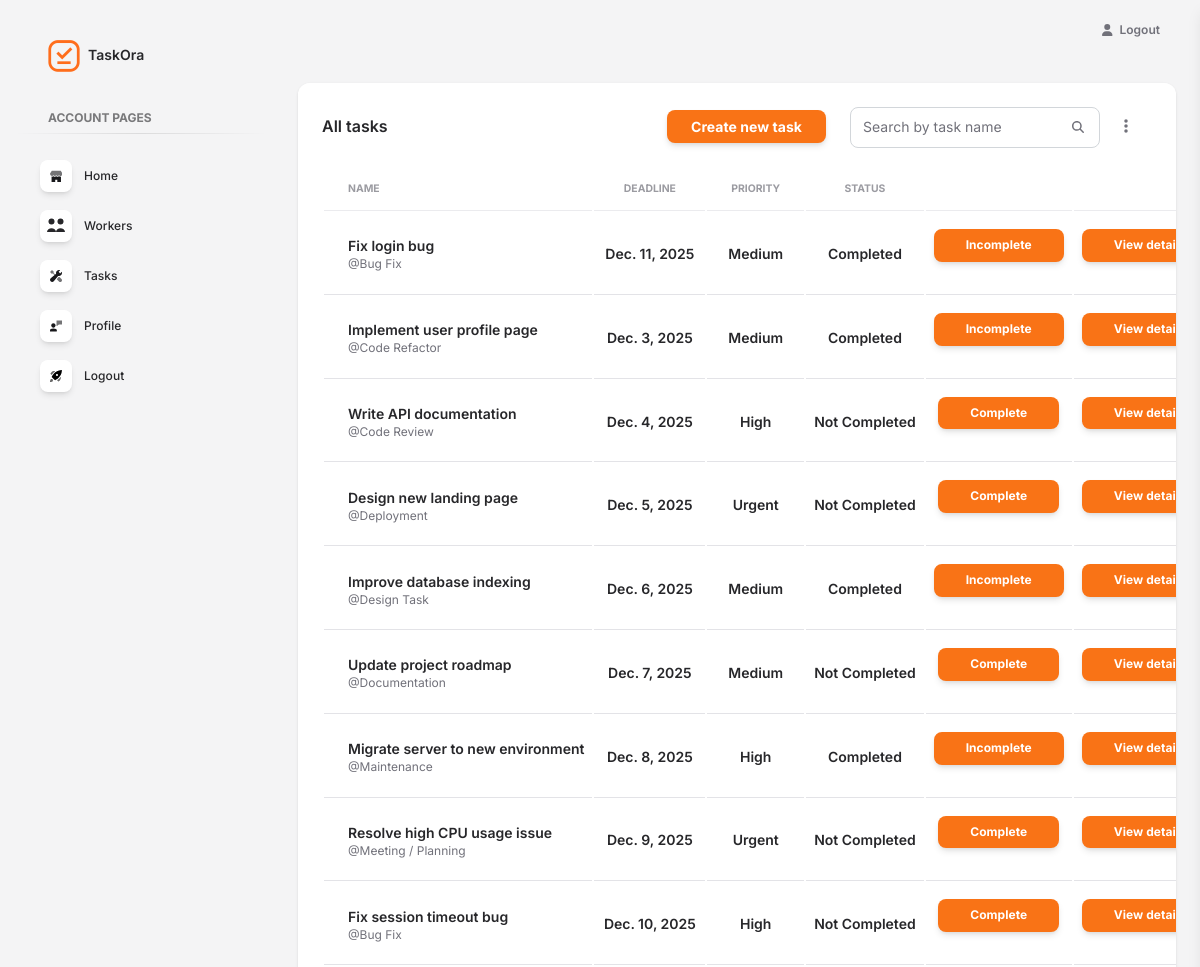
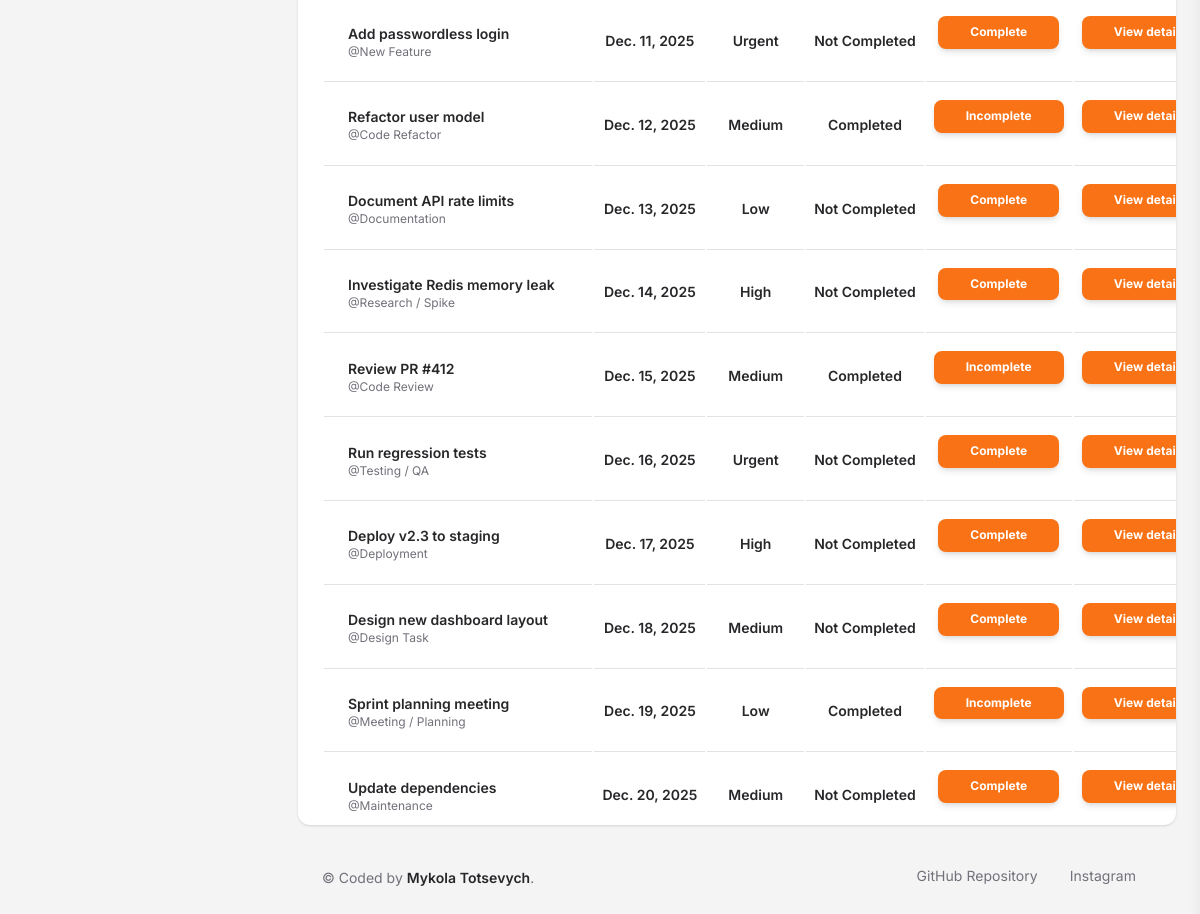
/tasks/ (signed in), run on the app's committed database (2 pictures, top to bottom).
### task_manager/models.py (models this page shows, shortened)
class Task(models.Model):
    PRIORITY_CHOICES = [
        ("Low", "Low"),
        ("Medium", "Medium"),
        ("High", "High"),
        ("Urgent", "Urgent"),
    ]
    name = models.CharField(max_length=255)
    description = models.TextField()
    deadline = models.DateField(null=True, blank=True)
    is_completed = models.BooleanField(default=False)
    priority = models.CharField(max_length=10, choices=PRIORITY_CHOICES)
    task_type = models.ForeignKey(
        TaskType,
        on_delete=models.CASCADE,
        related_name="tasks"
    )
    tags = models.ManyToManyField(Tag, related_name="tasks")
    assignees = models.ManyToManyField(settings.AUTH_USER_MODEL, related_name="tasks")

class TaskType(models.Model):
    name = models.CharField(max_length=255, unique=True)
    class Meta:
        ordering = ("name",)
    def __str__(self):
        return self.name

### task_manager/views.py (the view)
# urls.py: path("tasks/", TaskListView.as_view(), name="task-list"),
class TaskListView(LoginRequiredMixin, generic.ListView):
    model = Task
    def get_queryset(self):
        queryset = Task.objects.select_related("task_type")
        form = TaskSearchForm(self.request.GET)
        if form.is_valid():
            queryset = queryset.filter(name__icontains=form.cleaned_data["name"])
        if self.request.GET.get("completed") == "Yes":
            queryset = queryset.filter(is_completed=True)
        elif self.request.GET.get("completed") == "No":
            queryset = queryset.filter(is_completed=False)
        if self.request.GET.get("assigned") == "No":
            queryset = queryset.filter(assignees__isnull=True).distinct()
        return queryset
    def get_context_data(self, **kwargs):
        context = super().get_context_data(**kwargs)
        form = TaskSearchForm(self.request.GET)
        context["form"] = form
        return context

### task_manager/forms.py
class TaskSearchForm(forms.Form):
    name = forms.CharField(
        max_length=255,
        required=False,
        label="",
        widget=forms.TextInput(attrs={
            "placeholder": "Search by task name",
            "class": "form-control",
        })
    )

### task_manager/templatetags/admin_soft.py (called while the page is built)
@assignment_tag(takes_context=True)
def get_direction(context):
    res = {
        'panel': 'text-left',
        'notify': 'right',
        'float': 'float-right',
        'reverse_panel': 'text-right',
        'nav': 'ml-auto'
    }
    if context.get('LANGUAGE_BIDI'):
        res['panel'] = 'text-right'
        res['notify'] = 'left'
        res['float'] = ''
        res['reverse_panel'] = 'text-left'
        res['nav'] = 'mr-auto'
    return res

@assignment_tag(takes_context=True)
def get_admin_setting(context):
    res = {
    }
    return res

### templates/task_manager/task_list.html (shortened to what this page needs)
{% extends "layouts/base.html" %}
{% load crispy_forms_filters %}
{% load static %}
{% block content %}
  <div class="container-fluid py-4">
    <div class="row">
      <div class="col-12">
        <div class="card mb-4">
          <div class="card-header pb-0">
            <div class="d-flex justify-content-between align-items-baseline mb-2">
              <h6 class="mb-0 pt-1">All tasks</h6>
              <div class="d-flex align-items-baseline">
                <a href="{% url "task_manager:task-create" %}" class="btn btn-primary me-4 px-4 py-1" style="font-size: 0.875rem; line-height: 1.8;">
                  Create new task
                </a>
                <form action="" method="get" class="position-relative" style="width: 250px;">
                  {{ form.name }}
                  <button type="submit" class="btn position-absolute end-0 top-0 bottom-0 px-3 border-0 bg-transparent shadow-none">
                    <i class="fas fa-search text-secondary"></i>
                  </button>
                </form>
                <div class="dropdown ms-4 me-4">
                <a class="cursor-pointer" id="dropdownTable" data-bs-toggle="dropdown" aria-expanded="false">
                  <i class="fa fa-ellipsis-v text-secondary"></i>
                </a>
                </div>
              </div>
            </div>
          </div>
          <div class="card-body px-0 pt-0 pb-2">
            <div class="table-responsive px-4" style="max-height: 72vh; overflow-y: auto;">
              <table class="table align-items-center mb-0">
                {% if task_list %}
                  <thead>
                    <tr>
                      <th class="text-uppercase text-secondary text-xxs font-weight-bolder opacity-7">Name</th>
                      <th class="text-center text-uppercase text-secondary text-xxs font-weight-bolder opacity-7">Deadline</th>
                      <th class="text-center text-uppercase text-secondary text-xxs font-weight-bolder opacity-7">Priority</th>
                      <th class="text-center text-uppercase text-secondary text-xxs font-weight-bolder opacity-7">Status</th>
                      <th class="text-secondary opacity-7"></th>
                      <th class="text-secondary opacity-7"></th>
                    </tr>
                  </thead>
                  <tbody>
                    {% for task in task_list %}
                      <tr>
                        <td class="align-middle ps-4 py-3">
                          <h6 class="mb-0 text-sm">{{ task.name }}</h6>
                          <p class="text-xs text-secondary mb-0">@{{ task.task_type }}</p>
                        </td>
                        <td class="align-middle px-2 py-3 text-center">
                          {% if task.deadline %}
                            <h6 class="mb-0 text-sm">{{ task.deadline }}</h6>
                          {% else %}
                            <h6 class="mb-0 text-sm">No deadline for this task</h6>
                          {% endif %}
                        </td>
                        <td class="align-middle px-2 py-3 text-center">
                          <h6 class="mb-0 text-sm">{{ task.priority }}</h6>
                        </td>
                        <td class="align-middle px-2 py-3 text-center">
                          {% if task.is_completed %}
                            <h6 class="mb-0 text-sm">Completed</h6>
                          {% else %}
                            <h6 class="mb-0 text-sm">Not Completed</h6>
                          {% endif %}
                        </td>
                        <td class="align-middle px-2 py-3 text-center">
                          {% if task.is_completed %}
                            <a href="{% url "task_manager:task-complete-incomplete" task.id %}" class="btn btn-primary btn-sm">
                              Incomplete
                            </a>
                          {% else %}
                            <a href="{% url "task_manager:task-complete-incomplete" task.id %}" class="btn btn-primary btn-sm">
                              Complete
                            </a>
                          {% endif %}
                        </td>
                        <td class="align-middle px-2 py-3 text-center">
                          <a href="{% url "task_manager:task-detail" task.id %}" class="btn btn-primary btn-sm">
                            View details
                          </a>
                        </td>
                      </tr>
                    {% endfor %}
                  </tbody>
                {% else %}
                  <div class="card-body px-4 py-3">
                    <h6 class="mb-0">There are no tasks.</h6>
                  </div>
                {% endif %}
              </table>
            </div>
          </div>
        </div>
      </div>
    </div>
    {% include "includes/footer.html" %}
  </div>
{% endblock content %}

### data on the page
Task: name "Fix login bug", task_type "Bug Fix", deadline "Dec. 11, 2025", priority "Medium", is_completed "Completed"
Task: name "Implement user profile page", task_type "Code Refactor", deadline "Dec. 3, 2025", priority "Medium", is_completed "Completed"
Task: name "Write API documentation", task_type "Code Review", deadline "Dec. 4, 2025", priority "High", is_completed "Not Completed"
Task: name "Design new landing page", task_type "Deployment", deadline "Dec. 5, 2025", priority "Urgent", is_completed "Not Completed"
Task: name "Improve database indexing", task_type "Design Task", deadline "Dec. 6, 2025", priority "Medium", is_completed "Completed"
Task: name "Update project roadmap", task_type "Documentation", deadline "Dec. 7, 2025", priority "Medium", is_completed "Not Completed"
Task: name "Migrate server to new environment", task_type "Maintenance", deadline "Dec. 8, 2025", priority "High", is_completed "Completed"
Task: name "Resolve high CPU usage issue", task_type "Meeting / Planning", deadline "Dec. 9, 2025", priority "Urgent", is_completed "Not Completed"
Task: name "Fix session timeout bug", task_type "Bug Fix", deadline "Dec. 10, 2025", priority "High", is_completed "Not Completed"
Task: name "Add passwordless login", task_type "New Feature", deadline "Dec. 11, 2025", priority "Urgent", is_completed "Not Completed"
Task: name "Refactor user model", task_type "Code Refactor", deadline "Dec. 12, 2025", priority "Medium", is_completed "Completed"
Task: name "Document API rate limits", task_type "Documentation", deadline "Dec. 13, 2025", priority "Low", is_completed "Not Completed"
Task: name "Investigate Redis memory leak", task_type "Research / Spike", deadline "Dec. 14, 2025", priority "High", is_completed "Not Completed"
Task: name "Review PR #412", task_type "Code Review", deadline "Dec. 15, 2025", priority "Medium", is_completed "Completed"
Task: name "Run regression tests", task_type "Testing / QA", deadline "Dec. 16, 2025", priority "Urgent", is_completed "Not Completed"
Task: name "Deploy v2.3 to staging", task_type "Deployment", deadline "Dec. 17, 2025", priority "High", is_completed "Not Completed"
Task: name "Design new dashboard layout", task_type "Design Task", deadline "Dec. 18, 2025", priority "Medium", is_completed "Not Completed"
Task: name "Sprint planning meeting", task_type "Meeting / Planning", deadline "Dec. 19, 2025", priority "Low", is_completed "Completed"
Task: name "Update dependencies", task_type "Maintenance", deadline "Dec. 20, 2025", priority "Medium", is_completed "Not Completed"
